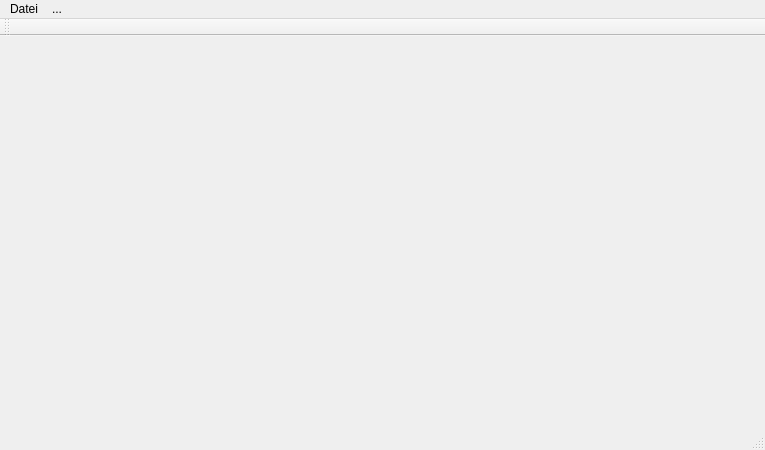
<?xml version="1.0" encoding="UTF-8"?>
<ui version="4.0">
 <class>MainWindow</class>
 <widget class="QMainWindow" name="MainWindow">
  <property name="geometry">
   <rect>
    <x>0</x>
    <y>0</y>
    <width>765</width>
    <height>450</height>
   </rect>
  </property>
  <property name="windowTitle">
   <string>MainWindow</string>
  </property>
  <widget class="QWidget" name="centralWidget">
   <widget class="QStackedWidget" name="stackedWidget">
    <property name="geometry">
     <rect>
      <x>10</x>
      <y>10</y>
      <width>731</width>
      <height>231</height>
     </rect>
    </property>
    <property name="currentIndex">
     <number>-1</number>
    </property>
   </widget>
  </widget>
  <widget class="QMenuBar" name="menuBar">
   <property name="geometry">
    <rect>
     <x>0</x>
     <y>0</y>
     <width>765</width>
     <height>27</height>
    </rect>
   </property>
   <widget class="QMenu" name="menuMenu">
    <property name="title">
     <string>Datei</string>
    </property>
   </widget>
   <widget class="QMenu" name="menu">
    <property name="title">
     <string>...</string>
    </property>
   </widget>
   <addaction name="menuMenu"/>
   <addaction name="menu"/>
  </widget>
  <widget class="QToolBar" name="mainToolBar">
   <attribute name="toolBarArea">
    <enum>TopToolBarArea</enum>
   </attribute>
   <attribute name="toolBarBreak">
    <bool>false</bool>
   </attribute>
  </widget>
  <widget class="QStatusBar" name="statusBar"/>
 </widget>
 <layoutdefault spacing="6" margin="11"/>
 <resources/>
 <connections/>
</ui>
